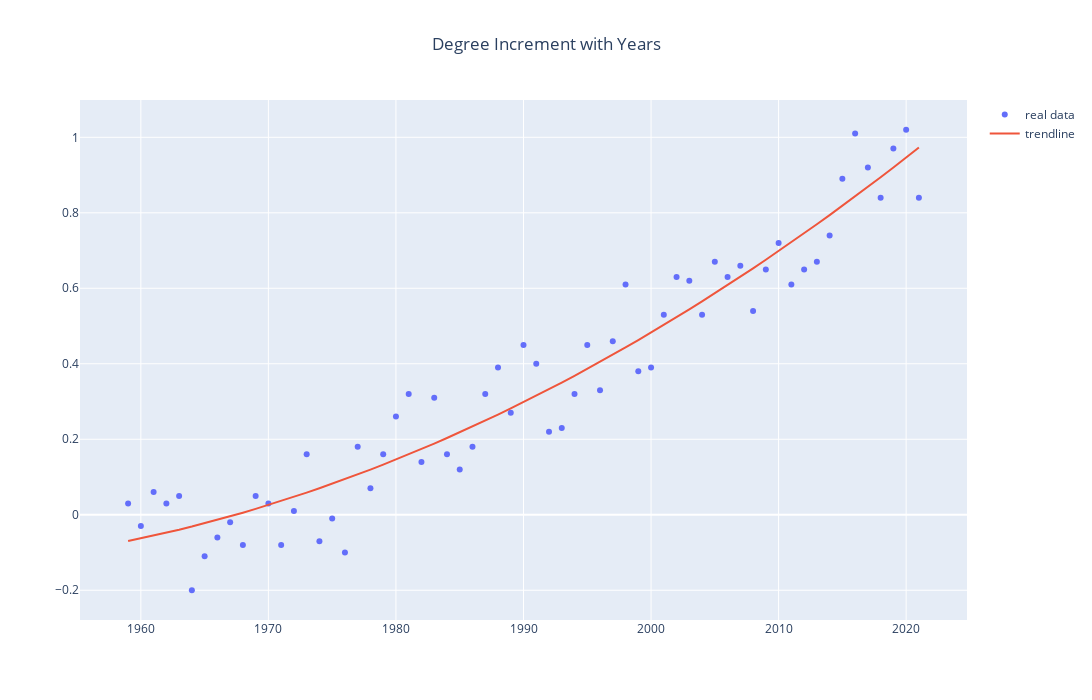
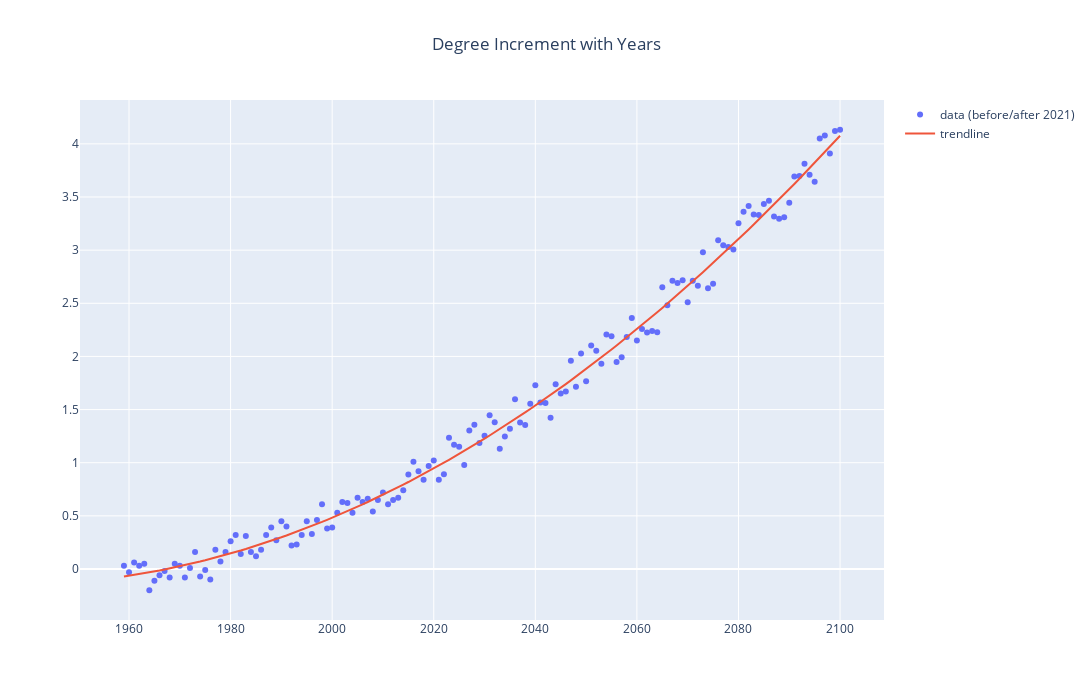

These figures' notebook cell, in order:
### Code cell
import matplotlib.pyplot as plt
import numpy as np
import pandas as pd
import plotly.graph_objects as go
from sklearn.metrics import r2_score 

fig = go.Figure()

# 已有数据
df = pd.read_excel('2022_HiMCM_Data-B-co2.xlsx',sheet_name="origin")
year = df['Year'].tolist()
degree = df['Degree'].tolist()

fig.add_traces(go.Scatter(x=year, y=degree, mode = "markers", name = "real data"))

# 2次
coef = np.polyfit(year, degree, 2)
degree_fit= np.polyval(coef, year)


fig.add_traces(go.Scatter(x=year, y=degree_fit, mode = "lines", name = "trendline"))

fig.update_layout( 
        title='Degree Increment with Years',
        title_x=0.5,
        # autosize=False,
        width=1500,
        height=700,
    )
fig.show()




R_square = r2_score(degree, degree_fit) 
print('Coefficient of Determination (R^2): ', R_square) 

print(len(year))

# y = ax^2 + bx + c
a = coef[0]
b = coef[1]
c = coef[2]
print(a)
print(b)
print(c)

def get_poly2(year):
    return a * year * year + b * year + c


maxrange = 0.0

print("Poly2 Prediction Results:")
for i in range(1959, 2022):
    pdict = get_poly2(i)
    dd = pdict - degree[i-1959]  #difference
    if np.abs(dd) - maxrange > 0.001 :
        maxrange = np.abs(dd) 
    # print('Year-%d : %.2f -> %.2f' % (i, pdict, dd))

maxrange = maxrange* 1.2
print("fit max deviation: %.3f" % (maxrange))


for i in range(2022, 2101):
    randft = np.random.default_rng().uniform(low=-1*maxrange, high=maxrange)
    pdict = get_poly2(i) + randft
    # print('Year-%d : %.2f' % (i, pdict))

fig = go.Figure()


ystart = 1959
yend_true_data = 2021
yend = 2101

year = np.linspace(ystart, yend-1,yend - ystart )


pdict = np.empty(0,dtype=np.float64)
pdict_scatter = np.empty(0,dtype=np.float64)


for y in range(ystart, yend):
    predict = get_poly2(y)
    pdict = np.append(pdict, predict)

    if y <= yend_true_data:
        # use the real/true numbers.
        pdict_scatter = np.append(pdict_scatter, degree[y-ystart])
        
    else :
        randft = np.random.default_rng().uniform(low=-1*maxrange, high=maxrange)
        pdict_scatter = np.append(pdict_scatter, predict + randft)



fig.add_traces(go.Scatter(x=year, y=pdict_scatter, mode = "markers", name = "data (before/after 2021)"))
fig.add_traces(go.Scatter(x=year, y=pdict, mode = "lines", name = "trendline"))

fig.update_layout( 
        title='Degree Increment with Years',
        title_x=0.5,
        # autosize=False,
        width=1500,
        height=700,
    )
fig.show()

### Figure 1 — Plotly figure (JSON) as saved in the notebook; plotly's stock layout.template omitted (floating-point values rounded to 4 significant figures)
{"data": [{"mode": "markers", "name": "real data", "type": "scatter", "x": [1959, 1960, 1961, 1962, 1963, 1964, 1965, 1966, 1967, 1968, 1969, 1970, 1971, 1972, 1973, 1974, 1975, 1976, 1977, 1978, 1979, 1980, 1981, 1982, 1983, 1984, 1985, 1986, 1987, 1988, 1989, 1990, 1991, 1992, 1993, 1994, 1995, 1996, 1997, 1998, 1999, 2000, 2001, 2002, 2003, 2004, 2005, 2006, 2007, 2008, 2009, 2010, 2011, 2012, 2013, 2014, 2015, 2016, 2017, 2018, 2019, 2020, 2021], "y": [0.03, -0.03, 0.06, 0.03, 0.05, -0.2, -0.11, -0.06, -0.02, -0.08, 0.05, 0.03, -0.08, 0.01, 0.16, -0.07, -0.01, -0.1, 0.18, 0.07, 0.16, 0.26, 0.32, 0.14, 0.31, 0.16, 0.12, 0.18, 0.32, 0.39, 0.27, 0.45, 0.4, 0.22, 0.23, 0.32, 0.45, 0.33, 0.46, 0.61, 0.38, 0.39, 0.53, 0.63, 0.62, 0.53, 0.67, 0.63, 0.66, 0.54, 0.65, 0.72, 0.61, 0.65, 0.67, 0.74, 0.89, 1.01, 0.92, 0.84, 0.97, 1.02, 0.84]}, {"mode": "lines", "name": "trendline", "type": "scatter", "x": [1959, 1960, 1961, 1962, 1963, 1964, 1965, 1966, 1967, 1968, 1969, 1970, 1971, 1972, 1973, 1974, 1975, 1976, 1977, 1978, 1979, 1980, 1981, 1982, 1983, 1984, 1985, 1986, 1987, 1988, 1989, 1990, 1991, 1992, 1993, 1994, 1995, 1996, 1997, 1998, 1999, 2000, 2001, 2002, 2003, 2004, 2005, 2006, 2007, 2008, 2009, 2010, 2011, 2012, 2013, 2014, 2015, 2016, 2017, 2018, 2019, 2020, 2021], "y": [-0.06979, -0.0627, -0.05528, -0.04755, -0.0395, -0.03113, -0.02244, -0.01343, -0.0041, 0.005546, 0.01551, 0.02579, 0.0364, 0.04732, 0.05856, 0.07012, 0.08199, 0.09419, 0.1067, 0.1195, 0.1327, 0.1462, 0.16, 0.1741, 0.1885, 0.2032, 0.2183, 0.2337, 0.2494, 0.2654, 0.2817, 0.2984, 0.3154, 0.3327, 0.3503, 0.3682, 0.3865, 0.4051, 0.4239, 0.4432, 0.4627, 0.4825, 0.5027, 0.5232, 0.544, 0.5651, 0.5865, 0.6083, 0.6304, 0.6528, 0.6755, 0.6985, 0.7219, 0.7456, 0.7695, 0.7939, 0.8185, 0.8434, 0.8687, 0.8943, 0.9202, 0.9464, 0.9729]}], "layout": {"height": 700, "title": {"text": "Degree Increment with Years", "x": 0.5}, "width": 1500}}

### Figure 2 — Plotly figure (JSON) as saved in the notebook; plotly's stock layout.template omitted (floating-point values rounded to 4 significant figures; data arrays with more than 128 entries replaced by an {"elided": "..."} marker saying what was removed)
{"data": [{"mode": "markers", "name": "data (before/after 2021)", "type": "scatter", "x": {"elided": "142 int values"}, "y": {"elided": "142 float values"}}, {"mode": "lines", "name": "trendline", "type": "scatter", "x": {"elided": "142 int values"}, "y": {"elided": "142 float values"}}], "layout": {"height": 700, "title": {"text": "Degree Increment with Years", "x": 0.5}, "width": 1500}}
